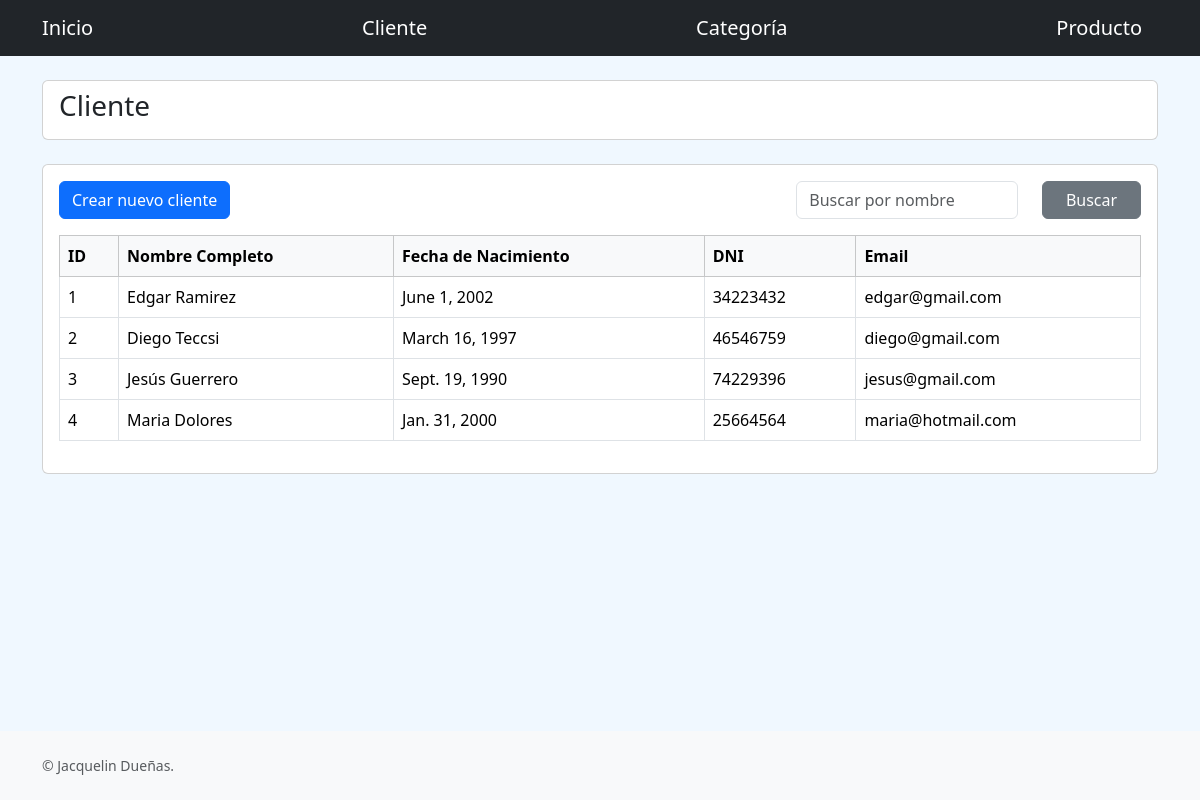
Page /cliente on the committed database.
### AppMain/models.py (models this page shows)
class Cliente(models.Model):
    nombre_completo = models.CharField(max_length=200)
    fecha_nacimiento = models.DateField()
    dni = models.CharField(max_length=8)
    email = models.EmailField()

### AppMain/views.py (the view)
# urls.py: path('cliente', views.cliente, name='cliente'),
def cliente(request): # Se encarga de mostrar la página de Cliente con los datos de su modelo. Si es POST se realiza la inserción
    if request.method == 'POST':
        form = ClienteForm(request.POST)
        if form.is_valid():
            info = form.cleaned_data
            Cliente.objects.create(
                nombre_completo=info['nombre_completo'],
                fecha_nacimiento=info['fecha_nacimiento'],
                dni=info['dni'],
                email=info['email']
            )
            return redirect('cliente')
    else:
        form = ClienteForm()
    clientes = Cliente.objects.all()
    return render(request, 'cliente/cliente.html', { 'form': form, 'clientes': clientes })

### AppMain/forms.py
class ClienteForm(forms.Form):
    nombre_completo = forms.CharField(label="Nombre Completo", max_length=200, widget=forms.TextInput(attrs={'class': 'form-control'}))
    fecha_nacimiento = forms.DateField(label="Fecha de Nacimiento", widget=forms.DateInput(attrs={'class': 'form-control', 'type': 'date'}))
    dni = forms.CharField(label="DNI", max_length=8, widget=forms.TextInput(attrs={'class': 'form-control'}))
    email = forms.EmailField(label="Email", widget=forms.EmailInput(attrs={'class': 'form-control'}))

### AppMain/templates/cliente/cliente.html (shortened to what this page needs)
{% extends "layouts/base.html" %}
{% block container %}
<div class="card">
    <h3 class="card-body py-2">Cliente</h3>
</div>
<br />
<div class="card">
    <div class="card-body">
        <div class="row">
            <div class="col-8">
                <button type="button" class="btn btn-primary" data-bs-toggle="modal" data-bs-target="#modalCliente">
                    Crear nuevo cliente
                </button>
            </div>
            <div class="col-4">
                <form action="{% url 'buscar_cliente' %}" method="POST">
                    <div class="row">
                        <div class="col-8">
                            <input type="text" placeholder="Buscar por nombre" id="nombre" name="nombre" class="form-control">
                        </div>
                        <div class="col-4">
                            <input type="submit" value="Buscar" class="btn btn-secondary w-100">
                        </div>
                    </div>
                </form>
            </div>
        </div>
        <table class="table table-bordered mt-3">
            <thead class="table-light">
                <tr>
                    <th>ID</th>
                    <th>Nombre Completo</th>
                    <th>Fecha de Nacimiento</th>
                    <th>DNI</th>
                    <th>Email</th>
                </tr>
            </thead>
            <tbody>
                {% for cliente in clientes %}
                <tr>
                    <td>{{cliente.id}}</td>
                    <td>{{cliente.nombre_completo}}</td>
                    <td>{{cliente.fecha_nacimiento}}</td>
                    <td>{{cliente.dni}}</td>
                    <td>{{cliente.email}}</td>
                </tr>
                {% endfor %}
            </tbody>
        </table>
    </div>
</div>
{% endblock %}

### AppMain/templates/layouts/base.html (shortened to what this page needs)
<!DOCTYPE html>
<html lang="es">
<head>
    {% load static %}
    <link href="{%static 'css/styles.css' %}" rel="stylesheet" />
    <link href="https://cdn.jsdelivr.net/npm/bootstrap@5.3.2/dist/css/bootstrap.min.css" rel="stylesheet"
>
</head>
<body>
    <header>
        <nav class="navbar bg-dark navbar-expand-lg" data-bs-theme="dark">
            <div class="container">
                <a class="navbar-brand" href="{% url 'index' %}">Inicio</a>
                <a class="navbar-brand" href="{% url 'cliente' %}">Cliente</a>
                <a class="navbar-brand" href="{% url 'categoria' %}">Categoría</a>
                <a class="navbar-brand" href="{% url 'producto' %}">Producto</a>
            </div>
        </nav>
    </header>
    <main class="container py-4">
        {% block container %}
        {% endblock %}
    </main>
    <footer class="bg-light fixed-bottom p-4">
        <div class="container">
            <div class="row">
                <div class="col-lg-6 h-100 text-center text-lg-start my-auto">
                    <p class="text-muted small mb-4 mb-lg-0">&copy; Jacquelin Dueñas.</p>
                </div>
            </div>
        </div>
    </footer>
</body>
</html>

### AppMain/static/css/styles.css (style rules this page uses)
body { background-color: aliceblue !important; }

### rows in the picture
Cliente: id "1", nombre_completo "Edgar Ramirez", fecha_nacimiento "June 1, 2002", dni "34223432", email "edgar@gmail.com"
Cliente: id "2", nombre_completo "Diego Teccsi", fecha_nacimiento "March 16, 1997", dni "46546759", email "diego@gmail.com"
Cliente: id "3", nombre_completo "Jesús Guerrero", fecha_nacimiento "Sept. 19, 1990", dni "74229396", email "jesus@gmail.com"
Cliente: id "4", nombre_completo "Maria Dolores", fecha_nacimiento "Jan. 31, 2000", dni "25664564", email "maria@hotmail.com"
